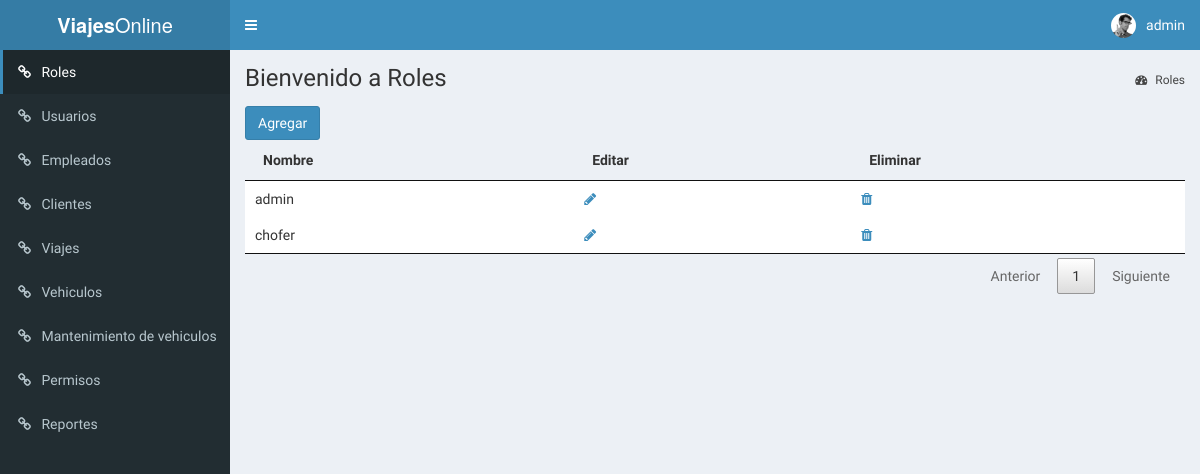
Before: /index.php?page=roles (signed in) with the older database file.
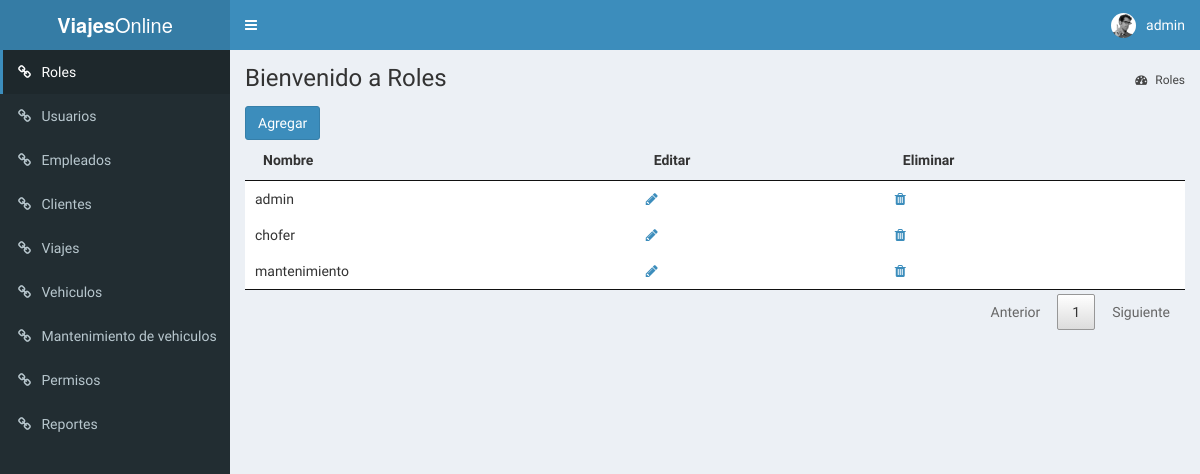
After: the same page with the newer database file.
### tables this page shows
CREATE TABLE Rol (
    id INT NOT NULL AUTO_INCREMENT primary key ,
    descripcion varchar(50)
);

### models/DataBase.php (called while the page is built, shortened)
<?php
class DataBase
{
    private $_db;
    private static $instancia;
    public static function getInstance()
    {
        if (  !self::$instancia instanceof self) {
            self::$instancia = new self;
        }
        return self::$instancia;
    }
    public function query($query)
    {
        $type = explode(" ", trim($query) );
        switch ( strtolower($type[0]) ){
            case 'select':
                return $this->_select($query);
                break;
        }
    }
    private function _select($query)
    {
        $res = $this->_execQuery($query);
        $rows = [];
        while( $reg = $res->fetch_object() ) {
            $rows[] = $reg;
        }
        return $rows;
    }
    private function _execQuery($query)
    {
        $res = $this->_db->query($query);
        return $res;
    }
    private function _connect()
    {
        $this->_db = mysqli_connect( self::DB_HOST, self::DB_USER, self::DB_PASSWORD, self::DB_NAME );
    	$this->_db->set_charset('utf8');
    }
}

### models/Rol_model.php (called while the page is built, shortened)
<?php
require_once 'DataBase.php';
class Rol implements ModelInterface
{
    private $_db;
    public function __construct($id = null,$descripcion = null)
    {
        $this->_db = DataBase::getInstance();
    }
    public function getRoles()
    {
        $query = "SELECT id,descripcion FROM Rol;";
        $rows = $this->_db->query($query);
        return $rows;
    }
}
?>

### View/Roles_view.php (the view, shortened to what this page needs)
<?php require_once "models/Rol_model.php";
?>
<div class="content-wrapper">
    <section class="content-header">
        <h1> Bienvenido a Roles </h1>
        <ol class="breadcrumb">
            <li><a href="#"><i class="fa fa-dashboard"></i> Roles</a></li>
        </ol>
    </section>
    <section class="content container-fluid">
        <button type="button" class="btn btn-primary" data-toggle="modal" data-target="#modalRol">Agregar</button>
        <table id="tablaRoles">
            <thead>
                <tr>
                    <th>Nombre</th>
                    <th>Editar</th>
                    <th>Eliminar</th>
                </tr>
            </thead>
            <tbody>
            <?php
                $rol = new Rol();
                $datos = $rol->getRoles();
                foreach($datos as $dato) : ?>
                    <tr>
                        <td><?php echo $dato->descripcion ; ?></td>
                        <td>
                            <a href="#" data-toggle="modal" data-target="#modalEditRol<?php echo $dato->id; ?>"><i class="fa fa-pencil" aria-hidden="true"></i></a>
                        </td>
                        <td>
                            <a href="#" data-toggle="modal" data-target="#modalDeleteRol<?php echo $dato->id; ?>"><i class="fa fa-trash" aria-hidden="true"></i></a>
                        </td>
                    </tr>
                <?php endforeach ?>
            </tbody>
        </table>
    </section>
</div>

Changed rows visible on the page:
added rol: descripcion "mantenimiento"
